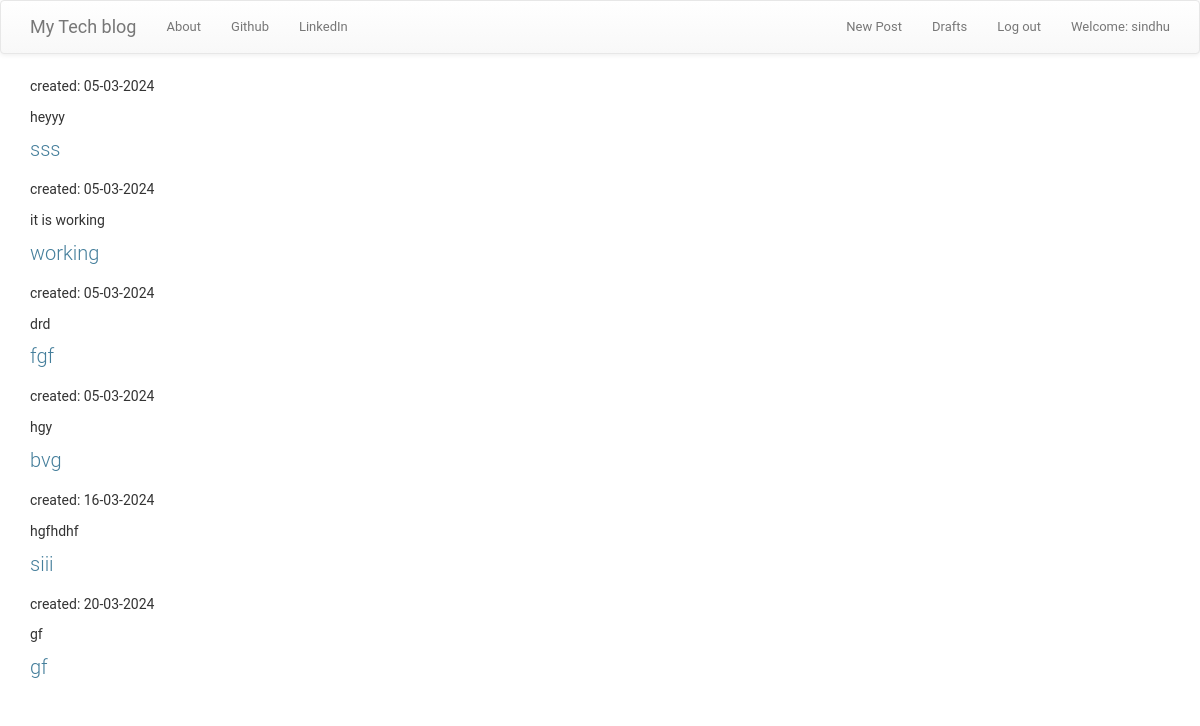
The app's page /blog/post_draft_list (signed in) with its own data.
### blog/models.py (models this page shows, shortened)
class Post(models.Model):
    author = models.ForeignKey(User, on_delete=models.CASCADE)
    title = models.CharField(max_length=200)
    text = models.TextField()
    created_date = models.DateTimeField(default=timezone.now)
    published_date = models.DateTimeField(blank=True, null=True)

### blog/views.py (the view)
# urls.py: url(r'post_draft_list', views.DraftListView.as_view(), name='post_draft_list'),
class DraftListView(LoginRequiredMixin,ListView):
    login_url='/login/'
    redirect_field_name = 'post_detail.html'
    form_class = PostForm
    template_name = 'post_draft_list.html'
    model=Post
    def get_context_data(self, **kwargs):
        context = super().get_context_data(**kwargs)
        context['posts'] = Post.objects.filter(published_date__isnull=True).order_by('created_date')
        return context

### blog/templates/post_draft_list.html
{% extends 'base.html' %}
{% block content %}
    {% for post in posts %}
        <div class="post">
            <p class="date">created: {{ post.created_date|date:'d-m-Y' }}</p>
            <p>{{ post.text|striptags }}</p>
            <h1><a href="{% url 'post_detail' pk=post.pk %}">{{ post.title }}</a></h1>
        </div>
    {% endfor %}
{% endblock %}

### blog/templates/base.html (shortened to what this page needs)
<!DOCTYPE html>
{% load static %}
<html>
    <head>
        <link rel="stylesheet" href="https://maxcdn.bootstrapcdn.com/bootstrap/3.3.7/css/bootstrap.min.css">
        <link rel="stylesheet" href="https://maxcdn.bootstrapcdn.com/bootstrap/3.3.7/css/bootstrap-theme.min.css">
        <link rel="stylesheet" href="//cdn.jsdelivr.net/medium-editor/latest/css/medium-editor.min.css" type="text/css" media="screen" charset="utf-8">
        <link rel="stylesheet" href="{% static 'css/blog.css' %}">
<body class='loader'>
  <nav class="navbar navbar-default techfont custom-navbar">
    <div class="container">
      <ul class="nav navbar-nav">
        <li><a class='navbar-brand bigbrand' href="{% url 'post_list' %}">My Tech blog</a></li>
        <li><a href="{% url 'about'%}">About</a></li>
        <li><a href="https://www.github.com">Github</a></li>
        <li><a href="https://www.linkedin.com">LinkedIn</a></li>
      </ul>
      <ul class="nav navbar-nav navbar-right">
        {% if user.is_authenticated %}
        <li>
          <a href="{% url 'post_new' %}" >New Post</a>
        </li>
        <li>
          <a href="{% url 'post_draft_list' %}">Drafts</a>
        </li>
        <li>
          <a href="{% url 'logout' %}" >Log out</a>
        </li>
        <li>
          <a >Welcome: {{ user.username }}</a>
        </li>
          {% else %}
          <li><a class='nav navbar-right' href="{% url 'login' %}" ><span class="glyphicon glyphicon-user"></span></a></li>
        {% endif %}
      </ul>
  </div>
</nav>
        <div class="content container">
            <div class="row">
                <div class="col-md-8">
                  <div class="blog_posts">
                    {% block content %}
                    {% endblock %}
                  </div>
                </div>
            </div>
        </div>
</body>
</html>

### blog/static/css/blog.css (style rules this page uses)
body { margin: 0; padding: 0; font-size: 14px; font-family: "Roboto","Lucida Grande","DejaVu Sans","Bitstream Vera Sans",Verdana,Arial,sans-serif; color: #333; background: #fff; }
a:link, a:visited { color: #447e9b; text-decoration: none; }
p, ol, ul, dl { margin: .2em 0 .8em 0; }
p { padding: 0; line-height: 140%; }
h1,h2,h3,h4,h5 { font-weight: bold; }
h1 { margin: 0 0 20px; font-weight: 300; font-size: 20px; color: #666; }
ul li { list-style-type: square; padding: 1px 0; }
li, dt, dd { font-size: 13px; line-height: 20px; }

### records on screen
Post: created_date "05-03-2024", text "heyyy", title "sss"
Post: created_date "05-03-2024", text "it is working", title "working"
Post: created_date "05-03-2024", text "drd", title "fgf"
Post: created_date "05-03-2024", text "hgy", title "bvg"
Post: created_date "16-03-2024", text "hgfhdhf", title "siii"
Post: created_date "20-03-2024", text "gf", title "gf"

### other values on screen
{{ user.username }} "sindhu"
